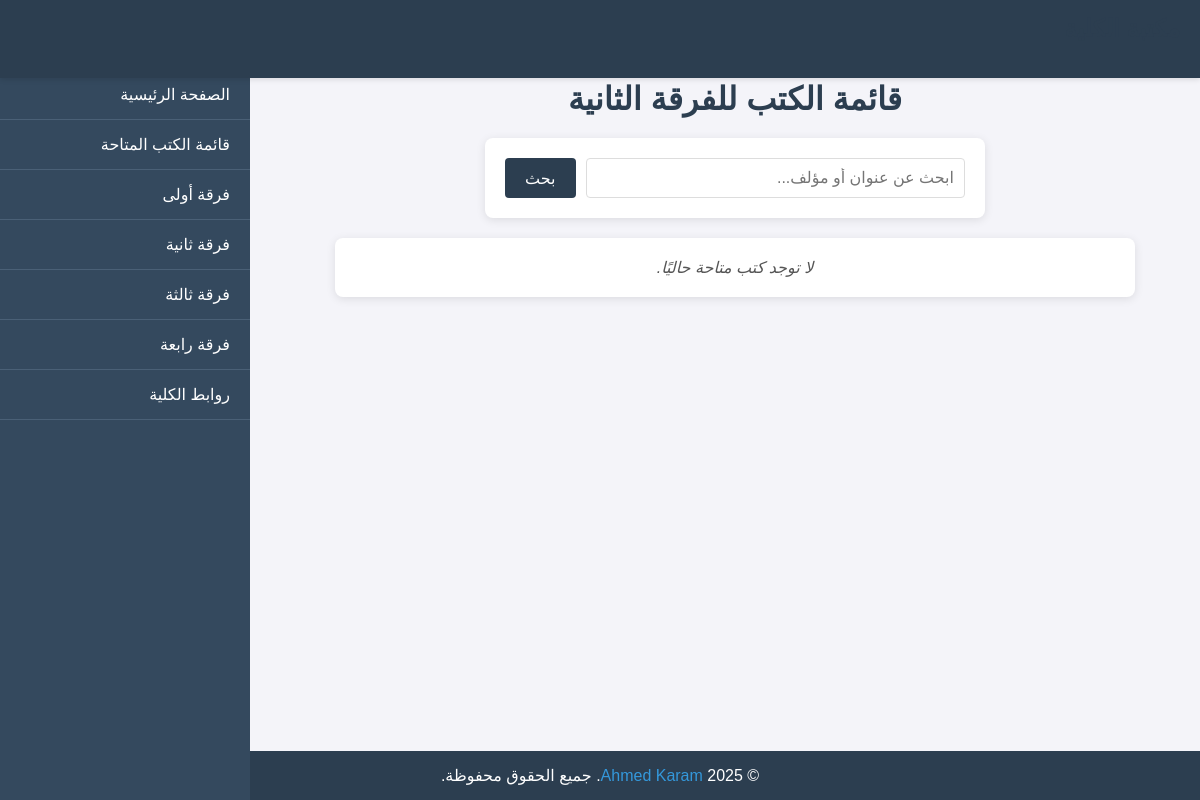
/books/year2/, run on an earlier commit of the app's database.
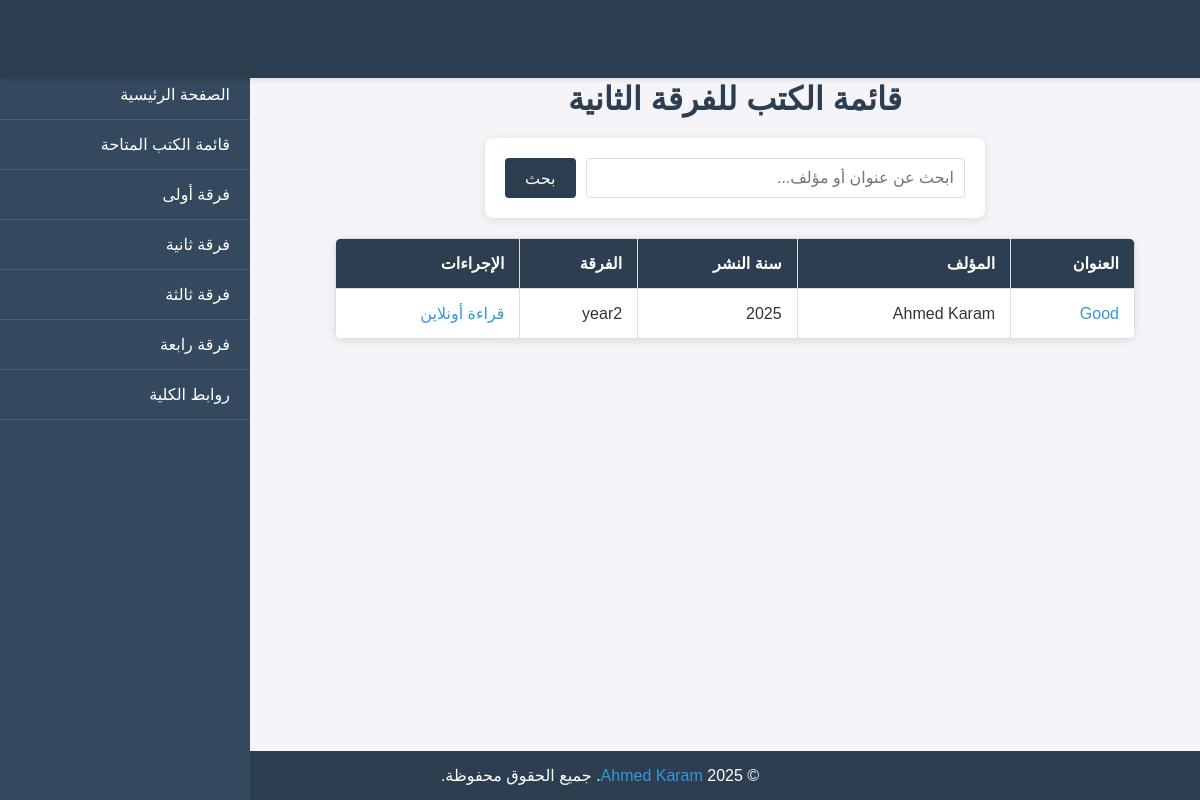
And on a later commit of the database.
### Book/models.py (models this page shows, shortened)
class Book(models.Model):
    title = models.CharField(max_length=200)
    author = models.CharField(max_length=100)
    description = models.TextField(null=True, blank=True)
    publication_date = models.DateField(null=True, blank=True)
    pdf_file = models.FileField(upload_to='books/pdfs/', null=True, blank=True)
    batch = models.CharField(max_length=10, choices=BATCH_CHOICES, default='year1')
    class Meta:
        indexes = [models.Index(fields=['title'])]

### Book/views.py (the view)
# urls.py: path('year2/', views.year2, name='year2'),
def year2(request):
    books = Book.objects.filter(batch='year2')
    context = {'books': books}
    return render(request, 'Book/year2.html', context)

### Book/templates/Book/year2.html (shortened to what this page needs)
<!DOCTYPE html>
<html lang="ar">
<head>
</head>
<body>
    <header>
        <h1>مكتبة الكلية</h1>
    </header>
    <nav class="sidebar">
        <div class="sidebar-content">
            <ul>
                <li><a href="{% url 'Book:home' %}">الصفحة الرئيسية</a></li>
                <li><a href="{% url 'Book:books_list' %}">قائمة الكتب المتاحة</a></li>
                <li><a href="{% url 'Book:year1' %}">فرقة أولى</a></li>
                <li><a href="{% url 'Book:year2' %}">فرقة ثانية</a></li>
                <li><a href="{% url 'Book:year3' %}">فرقة ثالثة</a></li>
                <li><a href="{% url 'Book:year4' %}">فرقة رابعة</a></li>
                <li><a href="{% url 'Book:college_links' %}">روابط الكلية</a></li>
            </ul>
        </div>
    </nav>
    <main class="main-content">
        <h1>قائمة الكتب للفرقة الثانية</h1>
        <div class="search-container">
            <form method="get" action="{% url 'Book:search_books' %}">
                <input type="text" name="q" placeholder="ابحث عن عنوان أو مؤلف...">
                <button type="submit">بحث</button>
            </form>
        </div>
        {% if books %}
            <table>
                <thead>
                    <tr>
                        <th>العنوان</th>
                        <th>المؤلف</th>
                        <th>سنة النشر</th>
                        <th>الفرقة</th>
                        <th>الإجراءات</th>
                    </tr>
                </thead>
                <tbody>
                    {% for book in books %}
                        <tr>
                            <td><a href="{% url 'Book:book_detail' book.pk %}">{{ book.title }}</a></td>
                            <td>{{ book.author }}</td>
                            <td>{{ book.publication_date|date:"Y" }}</td>
                            <td>{{ book.batch }}</td>
                            <td>
                                {% if book.pdf_file %}
                                    <a href="{{ book.pdf_file.url }}" target="_blank">قراءة أونلاين</a>
                                {% else %}
                                    <span>غير متاح</span>
                                {% endif %}
                            </td>
                        </tr>
                    {% endfor %}
                </tbody>
            </table>
        {% else %}
            <p class="no-books">لا توجد كتب متاحة حاليًا.</p>
        {% endif %}
    </main>
    <footer>
        <p>© 2025 <a href="https://www.facebook.com/share/1BhQoTLxFP/" target="_blank">Ahmed Karam</a>. جميع الحقوق محفوظة.</p>
    </footer>
</body>
</html>

What changed in the data, as far as the page shows it:
added Book: title "Good", author "Ahmed Karam", publication_date "2025", batch "year2"
Also different on the page:
text no longer shown: "لا توجد كتب متاحة حاليًا."
text now shown: "العنوان المؤلف سنة النشر الفرقة الإجراءات"
